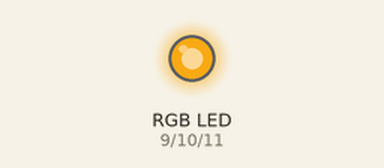
Recording of a sketch running on a simulated Arduino Uno, built with avr-gcc and run on an emulated ATmega328P. Shown: an RGB LED mixed from three pins (HIGH = lit). Dim RGB values are drawn brighter than linear; random numbers use the default seed unless the sketch sets one; what the sketch prints to the serial monitor is not drawn.

Above: at 0.1 s.
At 4.1 s:
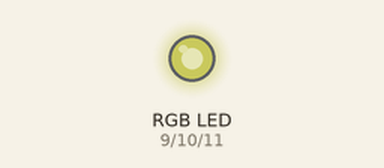
At 9.1 s:
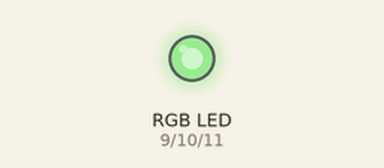
At 19.1 s:
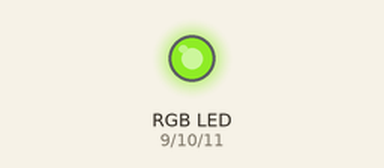
At 28.1 s:
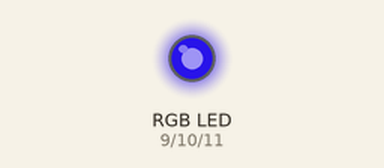
At 38.1 s:
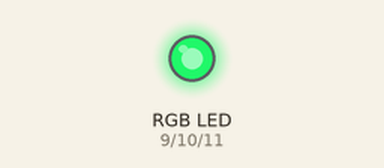
Timing chart, 0 to 40.0 s (numbered marks = the images above):
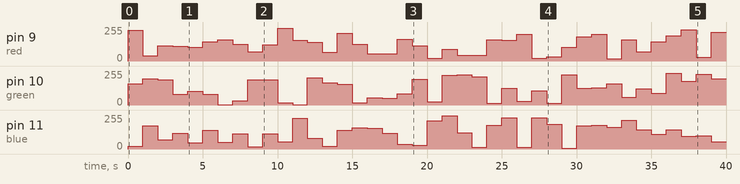

The sketch:

RGB.ino
```cpp
//Pins
const int red =  9;
const int green = 10;
const int blue = 11;
//RGB Values
int redVal= 0;
int blueVal= 0;
int greenVal = 0;
void setup() {
  // put your setup code here, to run once:
  //Setting the pins to output
  pinMode(red, OUTPUT);
  pinMode(green, OUTPUT);
  pinMode(blue, OUTPUT);
  //Starting of the "Serial" or the console
  Serial.begin(9600);
}

void loop() {
//Set random value to the pins 0 - 255
redVal= random(0, 255);
blueVal=random(0, 255);
greenVal = random(0, 255);
//Wriing a value to the pins
analogWrite(red,redVal);
analogWrite(green,greenVal);
analogWrite(blue,blueVal);
delay(1000);
Serial.print("Running");

}
```

Measured:
- by itself, pin 11 (blue): 0/255 → 19/255 at 0.00 s, → 175/255 1.0 s later, → 68/255 1.0 s later, → 120/255 1.0 s later, … (40 changes in this stretch)
- by itself, pin 10 (green): 0/255 → 158/255 at 0.00 s, → 197/255 1.0 s later, → 188/255 1.0 s later, → 80/255 1.0 s later, … (40 changes in this stretch)
